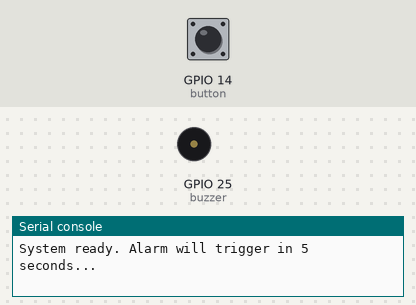
Recording of a program running on a simulated ESP32 board running MicroPython. On the bench: buzzer (waves = sounding, pin HIGH), the last lines printed to the serial console. The test bench sets the inputs (shaded band); at power-on: GPIO 14 (button) HIGH. The clock reads 2024-03-15 10:24:30 at power-on unless the program sets it.

Above: at 4.7 s.
4.8 s: GPIO 14 (button) driven HIGH
At 5.15 s:
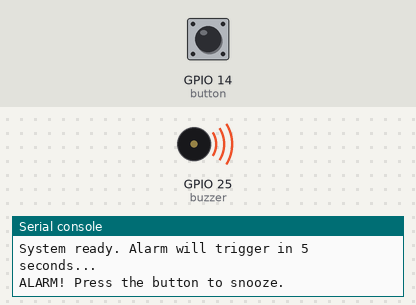
8.3 s: GPIO 14 (button) pulsed LOW 5 times (0.12 s each, 0.3 s apart)
At 14.15 s:
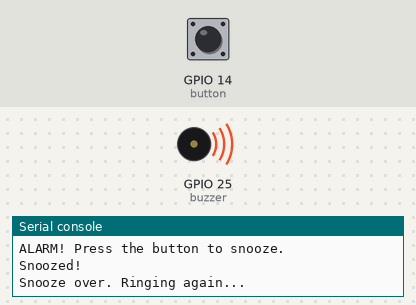
Timing chart, 0 to 17.3 s (numbered marks = the images above; inputs shaded):
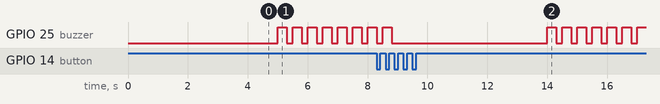

The program:

main.py
```python
from machine import Pin
import time

# --- Pin setup ---
buzzer = Pin(25, Pin.OUT)
button = Pin(14, Pin.IN, Pin.PULL_UP)   # button pulls LOW when pressed

# --- Config ---
ALARM_DURATION = 10      # seconds the buzzer rings if not snoozed
SNOOZE_DURATION = 5      # seconds to wait after snooze before ringing again
BEEP_ON = 0.3             # buzzer on-time per beep
BEEP_OFF = 0.2            # buzzer off-time per beep

def ring_alarm():
    print("ALARM! Press the button to snooze.")
    start_time = time.time()

    while time.time() - start_time < ALARM_DURATION:
        # Check if button pressed (LOW because of pull-up)
        if button.value() == 0:
            print("Snoozed!")
            buzzer.value(0)
            time.sleep(SNOOZE_DURATION)
            print("Snooze over. Ringing again...")
            start_time = time.time()   # reset timer after snooze
            continue

        # Beep pattern
        buzzer.value(1)
        time.sleep(BEEP_ON)
        buzzer.value(0)
        time.sleep(BEEP_OFF)

    print("Alarm finished.")

# --- Main loop ---
print("System ready. Alarm will trigger in 5 seconds...")
time.sleep(5)
ring_alarm()
```
